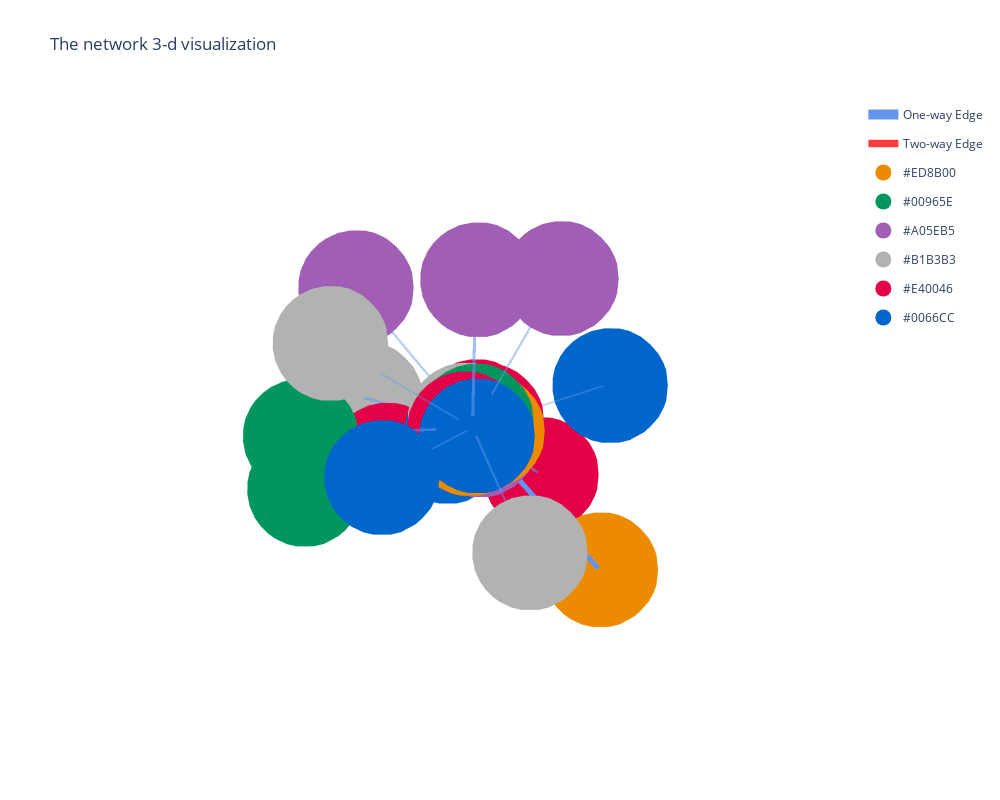

The cell this chart's notebook holds for it:
### Code cell
fig3d = go.Figure(layout=layout)

for trace in edge_trace3d:
    fig3d.add_trace(trace)

for trace in node_trace3d:
    fig3d.add_trace(trace)
    
fig3d.add_trace(middle_trace3d)
fig3d.update_layout(legend_itemclick=False)
fig3d.update_layout(legend_itemdoubleclick=False)
fig3d.show()
fig3d.write_html('3d_visualization.html')

### Figure 1 — Plotly figure (JSON) as saved in the notebook; plotly's stock layout.template omitted (floating-point values rounded to 4 significant figures)
{"data": [{"legendgroup": "blue", "line": {"color": "cornflowerblue", "width": 10}, "mode": "lines", "name": "One-way Edge", "opacity": 1, "showlegend": true, "type": "scatter3d", "x": [-0.05208, -0.3347, null], "y": [0.06415, 0.8473, null], "z": [-0.01836, -0.8023, null]}, {"legendgroup": "red", "line": {"color": "red", "width": 7.692}, "mode": "lines", "name": "Two-way Edge", "opacity": 0.7692, "showlegend": true, "type": "scatter3d", "x": [-0.05208, -0.07219, null], "y": [0.06415, 0.1446, null], "z": [-0.01836, -0.001528, null]}, {"legendgroup": "blue", "line": {"color": "cornflowerblue", "width": 6.154}, "mode": "lines", "name": "One-way Edge", "opacity": 0.6154, "showlegend": false, "type": "scatter3d", "x": [-0.05208, 0.0659, null], "y": [0.06415, 0.1935, null], "z": [-0.01836, 1, null]}, {"legendgroup": "blue", "line": {"color": "cornflowerblue", "width": 5.385}, "mode": "lines", "name": "One-way Edge", "opacity": 0.5385, "showlegend": false, "type": "scatter3d", "x": [-0.05208, -0.0274, null], "y": [0.06415, -0.9391, null], "z": [-0.01836, -0.2791, null]}, {"legendgroup": "blue", "line": {"color": "cornflowerblue", "width": 5.385}, "mode": "lines", "name": "One-way Edge", "opacity": 0.5385, "showlegend": false, "type": "scatter3d", "x": [-0.05208, -0.7837, null], "y": [0.06415, 0.004797, null], "z": [-0.01836, -0.8309, null]}, {"legendgroup": "blue", "line": {"color": "cornflowerblue", "width": 5.385}, "mode": "lines", "name": "One-way Edge", "opacity": 0.5385, "showlegend": false, "type": "scatter3d", "x": [-0.05208, 0.7978, null], "y": [0.06415, -0.4046, null], "z": [-0.01836, 0.1333, null]}, {"legendgroup": "red", "line": {"color": "red", "width": 4.615}, "mode": "lines", "name": "Two-way Edge", "opacity": 0.4615, "showlegend": false, "type": "scatter3d", "x": [-0.05208, -0.04302, null], "y": [0.06415, 0.08328, null], "z": [-0.01836, 0.05338, null]}, {"legendgroup": "blue", "line": {"color": "cornflowerblue", "width": 4.615}, "mode": "lines", "name": "One-way Edge", "opacity": 0.4615, "showlegend": false, "type": "scatter3d", "x": [-0.05208, 0.4876, null], "y": [0.06415, 0.9527, null], "z": [-0.01836, 0.01997, null]}, {"legendgroup": "blue", "line": {"color": "cornflowerblue", "width": 4.615}, "mode": "lines", "name": "One-way Edge", "opacity": 0.4615, "showlegend": false, "type": "scatter3d", "x": [-0.05208, 0.1074, null], "y": [0.06415, -0.7373, null], "z": [-0.01836, 0.6536, null]}, {"legendgroup": "blue", "line": {"color": "cornflowerblue", "width": 4.615}, "mode": "lines", "name": "One-way Edge", "opacity": 0.4615, "showlegend": false, "type": "scatter3d", "x": [-0.05208, -0.4979, null], "y": [0.06415, -0.6394, null], "z": [-0.01836, -0.7787, null]}, {"legendgroup": "blue", "line": {"color": "cornflowerblue", "width": 4.615}, "mode": "lines", "name": "One-way Edge", "opacity": 0.4615, "showlegend": false, "type": "scatter3d", "x": [-0.05208, -0.5412, null], "y": [0.06415, 0.2263, null], "z": [-0.01836, 0.8151, null]}, {"legendgroup": "red", "line": {"color": "red", "width": 3.846}, "mode": "lines", "name": "Two-way Edge", "opacity": 0.3846, "showlegend": false, "type": "scatter3d", "x": [-0.05208, -0.0331, null], "y": [0.06415, 0.009323, null], "z": [-0.01836, 0.02697, null]}, {"legendgroup": "red", "line": {"color": "red", "width": 3.846}, "mode": "lines", "name": "Two-way Edge", "opacity": 0.3846, "showlegend": false, "type": "scatter3d", "x": [-0.05208, -0.009313, null], "y": [0.06415, 0.127, null], "z": [-0.01836, -0.0115, null]}, {"legendgroup": "blue", "line": {"color": "cornflowerblue", "width": 3.846}, "mode": "lines", "name": "One-way Edge", "opacity": 0.3846, "showlegend": false, "type": "scatter3d", "x": [-0.05208, 0.6414, null], "y": [0.06415, -0.2525, null], "z": [-0.01836, 0.7031, null]}, {"legendgroup": "blue", "line": {"color": "cornflowerblue", "width": 3.846}, "mode": "lines", "name": "One-way Edge", "opacity": 0.3846, "showlegend": false, "type": "scatter3d", "x": [-0.05208, 0.8846, null], "y": [0.06415, 0.4002, null], "z": [-0.01836, 0.3812, null]}, {"legendgroup": "blue", "line": {"color": "cornflowerblue", "width": 3.846}, "mode": "lines", "name": "One-way Edge", "opacity": 0.3846, "showlegend": false, "type": "scatter3d", "x": [-0.05208, -0.9654, null], "y": [0.06415, 0.3516, null], "z": [-0.01836, -0.00994, null]}, {"legendgroup": "red", "line": {"color": "red", "width": 3.846}, "mode": "lines", "name": "Two-way Edge", "opacity": 0.3846, "showlegend": false, "type": "scatter3d", "x": [-0.07219, -0.05208, null], "y": [0.1446, 0.06415, null], "z": [-0.001528, -0.01836, null]}, {"legendgroup": "blue", "line": {"color": "cornflowerblue", "width": 6.923}, "mode": "lines", "name": "One-way Edge", "opacity": 0.6923, "showlegend": false, "type": "scatter3d", "x": [-0.05857, -0.05208, null], "y": [0.03354, 0.06415, null], "z": [-0.06816, -0.01836, null]}, {"legendgroup": "blue", "line": {"color": "cornflowerblue", "width": 6.154}, "mode": "lines", "name": "One-way Edge", "opacity": 0.6154, "showlegend": false, "type": "scatter3d", "x": [0.001548, -0.05208, null], "y": [0.07672, 0.06415, null], "z": [-0.0515, -0.01836, null]}, {"legendgroup": "blue", "line": {"color": "cornflowerblue", "width": 5.385}, "mode": "lines", "name": "One-way Edge", "opacity": 0.5385, "showlegend": false, "type": "scatter3d", "x": [-0.04971, -0.05208, null], "y": [0.1133, 0.06415, null], "z": [-0.06913, -0.01836, null]}, {"legendgroup": "red", "line": {"color": "red", "width": 4.615}, "mode": "lines", "name": "Two-way Edge", "opacity": 0.4615, "showlegend": false, "type": "scatter3d", "x": [-0.04302, -0.05208, null], "y": [0.08328, 0.06415, null], "z": [0.05338, -0.01836, null]}, {"legendgroup": "blue", "line": {"color": "cornflowerblue", "width": 4.615}, "mode": "lines", "name": "One-way Edge", "opacity": 0.4615, "showlegend": false, "type": "scatter3d", "x": [-0.1006, -0.05208, null], "y": [0.03075, 0.06415, null], "z": [0.02819, -0.01836, null]}, {"legendgroup": "red", "line": {"color": "red", "width": 4.615}, "mode": "lines", "name": "Two-way Edge", "opacity": 0.4615, "showlegend": false, "type": "scatter3d", "x": [-0.009313, -0.05208, null], "y": [0.127, 0.06415, null], "z": [-0.0115, -0.01836, null]}, {"legendgroup": "blue", "line": {"color": "cornflowerblue", "width": 4.615}, "mode": "lines", "name": "One-way Edge", "opacity": 0.4615, "showlegend": false, "type": "scatter3d", "x": [-0.002239, -0.05208, null], "y": [0.01446, 0.06415, null], "z": [-0.04752, -0.01836, null]}, {"legendgroup": "red", "line": {"color": "red", "width": 4.615}, "mode": "lines", "name": "Two-way Edge", "opacity": 0.4615, "showlegend": false, "type": "scatter3d", "x": [-0.0331, -0.05208, null], "y": [0.009323, 0.06415, null], "z": [0.02697, -0.01836, null]}, {"legendgroup": "blue", "line": {"color": "cornflowerblue", "width": 4.615}, "mode": "lines", "name": "One-way Edge", "opacity": 0.4615, "showlegend": false, "type": "scatter3d", "x": [-0.09362, -0.05208, null], "y": [0.07833, 0.06415, null], "z": [-0.08477, -0.01836, null]}, {"legendgroup": "blue", "line": {"color": "cornflowerblue", "width": 4.615}, "mode": "lines", "name": "One-way Edge", "opacity": 0.4615, "showlegend": false, "type": "scatter3d", "x": [-0.1267, -0.05208, null], "y": [0.06605, 0.06415, null], "z": [-0.03449, -0.01836, null]}, {"legendgroup": "blue", "line": {"color": "cornflowerblue", "width": 3.846}, "mode": "lines", "name": "One-way Edge", "opacity": 0.3846, "showlegend": false, "type": "scatter3d", "x": [-0.1123, -0.05208, null], "y": [0.09921, 0.06415, null], "z": [0.02741, -0.01836, null]}, {"legendgroup": "blue", "line": {"color": "cornflowerblue", "width": 3.846}, "mode": "lines", "name": "One-way Edge", "opacity": 0.3846, "showlegend": false, "type": "scatter3d", "x": [0.309, -0.05208, null], "y": [-0.31, 0.06415, null], "z": [-0.2555, -0.01836, null]}, {"legendgroup": "blue", "line": {"color": "cornflowerblue", "width": 3.846}, "mode": "lines", "name": "One-way Edge", "opacity": 0.3846, "showlegend": false, "type": "scatter3d", "x": [0.309, 0.6683, null], "y": [-0.31, -0.6834, null], "z": [-0.2555, -0.4933, null]}, {"legendgroup": "blue", "line": {"color": "cornflowerblue", "width": 3.846}, "mode": "lines", "name": "One-way Edge", "opacity": 0.3846, "showlegend": false, "type": "scatter3d", "x": [-0.08192, -0.05208, null], "y": [-0.01221, 0.06415, null], "z": [-0.0266, -0.01836, null]}, {"legendgroup": "blue", "line": {"color": "cornflowerblue", "width": 3.846}, "mode": "lines", "name": "One-way Edge", "opacity": 0.3846, "showlegend": false, "type": "scatter3d", "x": [0.02207, -0.05208, null], "y": [0.06144, 0.06415, null], "z": [0.02107, -0.01836, null]}, {"hoverinfo": "text", "legendgroup": "#ED8B00", "marker": {"color": "#ED8B00", "size": 40, "symbol": "circle"}, "mode": "markers", "name": "#ED8B00", "showlegend": true, "text": "Anthony", "type": "scatter3d", "x": [-0.05208, null], "y": [0.06415, null], "z": [-0.01836, null]}, {"hoverinfo": "text", "legendgroup": "#ED8B00", "marker": {"color": "#ED8B00", "size": 40, "symbol": "circle"}, "mode": "markers", "name": "#ED8B00", "showlegend": false, "text": "Matthew", "type": "scatter3d", "x": [-0.3347, null], "y": [0.8473, null], "z": [-0.8023, null]}, {"hoverinfo": "text", "legendgroup": "#ED8B00", "marker": {"color": "#ED8B00", "size": 40, "symbol": "circle"}, "mode": "markers", "name": "#ED8B00", "showlegend": false, "text": "Christopher", "type": "scatter3d", "x": [-0.07219, null], "y": [0.1446, null], "z": [-0.001528, null]}, {"hoverinfo": "text", "legendgroup": "#00965E", "marker": {"color": "#00965E", "size": 40, "symbol": "circle"}, "mode": "markers", "name": "#00965E", "showlegend": true, "text": "Linda", "type": "scatter3d", "x": [-0.05857, null], "y": [0.03354, null], "z": [-0.06816, null]}, {"hoverinfo": "text", "legendgroup": "#ED8B00", "marker": {"color": "#ED8B00", "size": 40, "symbol": "circle"}, "mode": "markers", "name": "#ED8B00", "showlegend": false, "text": "Daniel", "type": "scatter3d", "x": [0.001548, null], "y": [0.07672, null], "z": [-0.0515, null]}, {"hoverinfo": "text", "legendgroup": "#A05EB5", "marker": {"color": "#A05EB5", "size": 40, "symbol": "circle"}, "mode": "markers", "name": "#A05EB5", "showlegend": true, "text": "Richard", "type": "scatter3d", "x": [0.0659, null], "y": [0.1935, null], "z": [1, null]}, {"hoverinfo": "text", "legendgroup": "#B1B3B3", "marker": {"color": "#B1B3B3", "size": 40, "symbol": "circle"}, "mode": "markers", "name": "#B1B3B3", "showlegend": true, "text": "Margaret", "type": "scatter3d", "x": [-0.0274, null], "y": [-0.9391, null], "z": [-0.2791, null]}, {"hoverinfo": "text", "legendgroup": "#E40046", "marker": {"color": "#E40046", "size": 40, "symbol": "circle"}, "mode": "markers", "name": "#E40046", "showlegend": true, "text": "Jessica", "type": "scatter3d", "x": [-0.7837, null], "y": [0.004797, null], "z": [-0.8309, null]}, {"hoverinfo": "text", "legendgroup": "#00965E", "marker": {"color": "#00965E", "size": 40, "symbol": "circle"}, "mode": "markers", "name": "#00965E", "showlegend": false, "text": "Patricia", "type": "scatter3d", "x": [0.7978, null], "y": [-0.4046, null], "z": [0.1333, null]}, {"hoverinfo": "text", "legendgroup": "#A05EB5", "marker": {"color": "#A05EB5", "size": 40, "symbol": "circle"}, "mode": "markers", "name": "#A05EB5", "showlegend": false, "text": "David", "type": "scatter3d", "x": [-0.04971, null], "y": [0.1133, null], "z": [-0.06913, null]}, {"hoverinfo": "text", "legendgroup": "#00965E", "marker": {"color": "#00965E", "size": 40, "symbol": "circle"}, "mode": "markers", "name": "#00965E", "showlegend": false, "text": "Jennifer", "type": "scatter3d", "x": [-0.04302, null], "y": [0.08328, null], "z": [0.05338, null]}, {"hoverinfo": "text", "legendgroup": "#E40046", "marker": {"color": "#E40046", "size": 40, "symbol": "circle"}, "mode": "markers", "name": "#E40046", "showlegend": false, "text": "Susan", "type": "scatter3d", "x": [-0.1006, null], "y": [0.03075, null], "z": [0.02819, null]}, {"hoverinfo": "text", "legendgroup": "#0066CC", "marker": {"color": "#0066CC", "size": 40, "symbol": "circle"}, "mode": "markers", "name": "#0066CC", "showlegend": true, "text": "Michael", "type": "scatter3d", "x": [-0.009313, null], "y": [0.127, null], "z": [-0.0115, null]}, {"hoverinfo": "text", "legendgroup": "#0066CC", "marker": {"color": "#0066CC", "size": 40, "symbol": "circle"}, "mode": "markers", "name": "#0066CC", "showlegend": false, "text": "William", "type": "scatter3d", "x": [-0.002239, null], "y": [0.01446, null], "z": [-0.04752, null]}, {"hoverinfo": "text", "legendgroup": "#B1B3B3", "marker": {"color": "#B1B3B3", "size": 40, "symbol": "circle"}, "mode": "markers", "name": "#B1B3B3", "showlegend": false, "text": "Sandra", "type": "scatter3d", "x": [-0.0331, null], "y": [0.009323, null], "z": [0.02697, null]}, {"hoverinfo": "text", "legendgroup": "#B1B3B3", "marker": {"color": "#B1B3B3", "size": 40, "symbol": "circle"}, "mode": "markers", "name": "#B1B3B3", "showlegend": false, "text": "Betty", "type": "scatter3d", "x": [0.4876, null], "y": [0.9527, null], "z": [0.01997, null]}, {"hoverinfo": "text", "legendgroup": "#A05EB5", "marker": {"color": "#A05EB5", "size": 40, "symbol": "circle"}, "mode": "markers", "name": "#A05EB5", "showlegend": false, "text": "Thomas", "type": "scatter3d", "x": [0.1074, null], "y": [-0.7373, null], "z": [0.6536, null]}, {"hoverinfo": "text", "legendgroup": "#0066CC", "marker": {"color": "#0066CC", "size": 40, "symbol": "circle"}, "mode": "markers", "name": "#0066CC", "showlegend": false, "text": "John", "type": "scatter3d", "x": [-0.4979, null], "y": [-0.6394, null], "z": [-0.7787, null]}, {"hoverinfo": "text", "legendgroup": "#A05EB5", "marker": {"color": "#A05EB5", "size": 40, "symbol": "circle"}, "mode": "markers", "name": "#A05EB5", "showlegend": false, "text": "Charles", "type": "scatter3d", "x": [-0.09362, null], "y": [0.07833, null], "z": [-0.08477, null]}, {"hoverinfo": "text", "legendgroup": "#A05EB5", "marker": {"color": "#A05EB5", "size": 40, "symbol": "circle"}, "mode": "markers", "name": "#A05EB5", "showlegend": false, "text": "Joseph", "type": "scatter3d", "x": [-0.5412, null], "y": [0.2263, null], "z": [0.8151, null]}, {"hoverinfo": "text", "legendgroup": "#00965E", "marker": {"color": "#00965E", "size": 40, "symbol": "circle"}, "mode": "markers", "name": "#00965E", "showlegend": false, "text": "Mary", "type": "scatter3d", "x": [-0.1267, null], "y": [0.06605, null], "z": [-0.03449, null]}, {"hoverinfo": "text", "legendgroup": "#B1B3B3", "marker": {"color": "#B1B3B3", "size": 40, "symbol": "circle"}, "mode": "markers", "name": "#B1B3B3", "showlegend": false, "text": "Lisa", "type": "scatter3d", "x": [0.6414, null], "y": [-0.2525, null], "z": [0.7031, null]}, {"hoverinfo": "text", "legendgroup": "#E40046", "marker": {"color": "#E40046", "size": 40, "symbol": "circle"}, "mode": "markers", "name": "#E40046", "showlegend": false, "text": "Karen", "type": "scatter3d", "x": [-0.1123, null], "y": [0.09921, null], "z": [0.02741, null]}, {"hoverinfo": "text", "legendgroup": "#E40046", "marker": {"color": "#E40046", "size": 40, "symbol": "circle"}, "mode": "markers", "name": "#E40046", "showlegend": false, "text": "Sarah", "type": "scatter3d", "x": [0.309, null], "y": [-0.31, null], "z": [-0.2555, null]}, {"hoverinfo": "text", "legendgroup": "#00965E", "marker": {"color": "#00965E", "size": 40, "symbol": "circle"}, "mode": "markers", "name": "#00965E", "showlegend": false, "text": "Elizabeth", "type": "scatter3d", "x": [0.6683, null], "y": [-0.6834, null], "z": [-0.4933, null]}, {"hoverinfo": "text", "legendgroup": "#0066CC", "marker": {"color": "#0066CC", "size": 40, "symbol": "circle"}, "mode": "markers", "name": "#0066CC", "showlegend": false, "text": "Robert", "type": "scatter3d", "x": [0.8846, null], "y": [0.4002, null], "z": [0.3812, null]}, {"hoverinfo": "text", "legendgroup": "#ED8B00", "marker": {"color": "#ED8B00", "size": 40, "symbol": "circle"}, "mode": "markers", "name": "#ED8B00", "showlegend": false, "text": "Nancy", "type": "scatter3d", "x": [-0.08192, null], "y": [-0.01221, null], "z": [-0.0266, null]}, {"hoverinfo": "text", "legendgroup": "#0066CC", "marker": {"color": "#0066CC", "size": 40, "symbol": "circle"}, "mode": "markers", "name": "#0066CC", "showlegend": false, "text": "James", "type": "scatter3d", "x": [-0.9654, null], "y": [0.3516, null], "z": [-0.00994, null]}, {"hoverinfo": "text", "legendgroup": "#E40046", "marker": {"color": "#E40046", "size": 40, "symbol": "circle"}, "mode": "markers", "name": "#E40046", "showlegend": false, "text": "Barbara", "type": "scatter3d", "x": [0.02207, null], "y": [0.06144, null], "z": [0.02107, null]}, {"hoverinfo": "text", "hovertext": ["From: Anthony To: Matthew, weight: 13", "Bidirectional edge:<br>Anthony To: Christopher, weight: 10<br>Christopher To: Anthony, weight: 5", "From: Anthony To: Richard, weight: 8", "From: Anthony To: Margaret, weight: 7", "From: Anthony To: Jessica, weight: 7", "From: Anthony To: Patricia, weight: 7", "Bidirectional edge:<br>Anthony To: Jennifer, weight: 6<br>Jennifer To: Anthony, weight: 6", "From: Anthony To: Betty, weight: 6", "From: Anthony To: Thomas, weight: 6", "From: Anthony To: John, weight: 6", "From: Anthony To: Joseph, weight: 6", "Bidirectional edge:<br>Anthony To: Sandra, weight: 5<br>Sandra To: Anthony, weight: 6", "Bidirectional edge:<br>Anthony To: Michael, weight: 5<br>Michael To: Anthony, weight: 6", "From: Anthony To: Lisa, weight: 5", "From: Anthony To: Robert, weight: 5", "From: Anthony To: James, weight: 5", "Bidirectional edge:<br>Christopher To: Anthony, weight: 5<br>Anthony To: Christopher, weight: 10", "From: Linda To: Anthony, weight: 9", "From: Daniel To: Anthony, weight: 8", "From: David To: Anthony, weight: 7", "Bidirectional edge:<br>Jennifer To: Anthony, weight: 6<br>Anthony To: Jennifer, weight: 6", "From: Susan To: Anthony, weight: 6", "Bidirectional edge:<br>Michael To: Anthony, weight: 6<br>Anthony To: Michael, weight: 5", "From: William To: Anthony, weight: 6", "Bidirectional edge:<br>Sandra To: Anthony, weight: 6<br>Anthony To: Sandra, weight: 5", "From: Charles To: Anthony, weight: 6", "From: Mary To: Anthony, weight: 6", "From: Karen To: Anthony, weight: 5", "From: Sarah To: Anthony, weight: 5", "From: Sarah To: Elizabeth, weight: 5", "From: Nancy To: Anthony, weight: 5", "From: Barbara To: Anthony, weight: 5"], "marker": {"color": "LightSkyBlue", "size": 20}, "mode": "markers", "opacity": 0, "showlegend": false, "type": "scatter3d", "x": [-0.1934, -0.06214, 0.006906, -0.03974, -0.4179, 0.3728, -0.04755, 0.2178, 0.02767, -0.275, -0.2967, -0.04259, -0.0307, 0.2946, 0.4163, -0.5087, -0.06214, -0.05533, -0.02527, -0.0509, -0.04755, -0.07632, -0.0307, -0.02716, -0.04259, -0.07285, -0.08937, -0.08219, 0.1284, 0.4886, -0.067, -0.01501], "y": [0.4557, 0.1044, 0.1288, -0.4375, 0.03447, -0.1702, 0.07372, 0.5084, -0.3366, -0.2876, 0.1452, 0.03674, 0.09559, -0.0942, 0.2322, 0.2079, 0.1044, 0.04884, 0.07044, 0.08872, 0.07372, 0.04745, 0.09559, 0.0393, 0.03674, 0.07124, 0.0651, 0.08168, -0.1229, -0.4967, 0.02597, 0.0628], "z": [-0.4103, -0.009946, 0.4908, -0.1488, -0.4246, 0.05746, 0.01751, 0.0008032, 0.3176, -0.3985, 0.3984, 0.004304, -0.01493, 0.3424, 0.1814, -0.01415, -0.009946, -0.04326, -0.03493, -0.04375, 0.01751, 0.004913, -0.01493, -0.03294, 0.004304, -0.05156, -0.02643, 0.004525, -0.137, -0.3744, -0.02248, 0.001351]}], "layout": {"height": 800, "hovermode": "closest", "legend": {"itemclick": false, "itemdoubleclick": false}, "scene": {"xaxis": {"showbackground": false, "showgrid": false, "showline": false, "showticklabels": false, "title": {"text": ""}, "zeroline": false}, "yaxis": {"showbackground": false, "showgrid": false, "showline": false, "showticklabels": false, "title": {"text": ""}, "zeroline": false}, "zaxis": {"showbackground": false, "showgrid": false, "showline": false, "showticklabels": false, "title": {"text": ""}, "zeroline": false}}, "showlegend": true, "title": {"text": "The network 3-d visualization"}, "width": 1000}}
